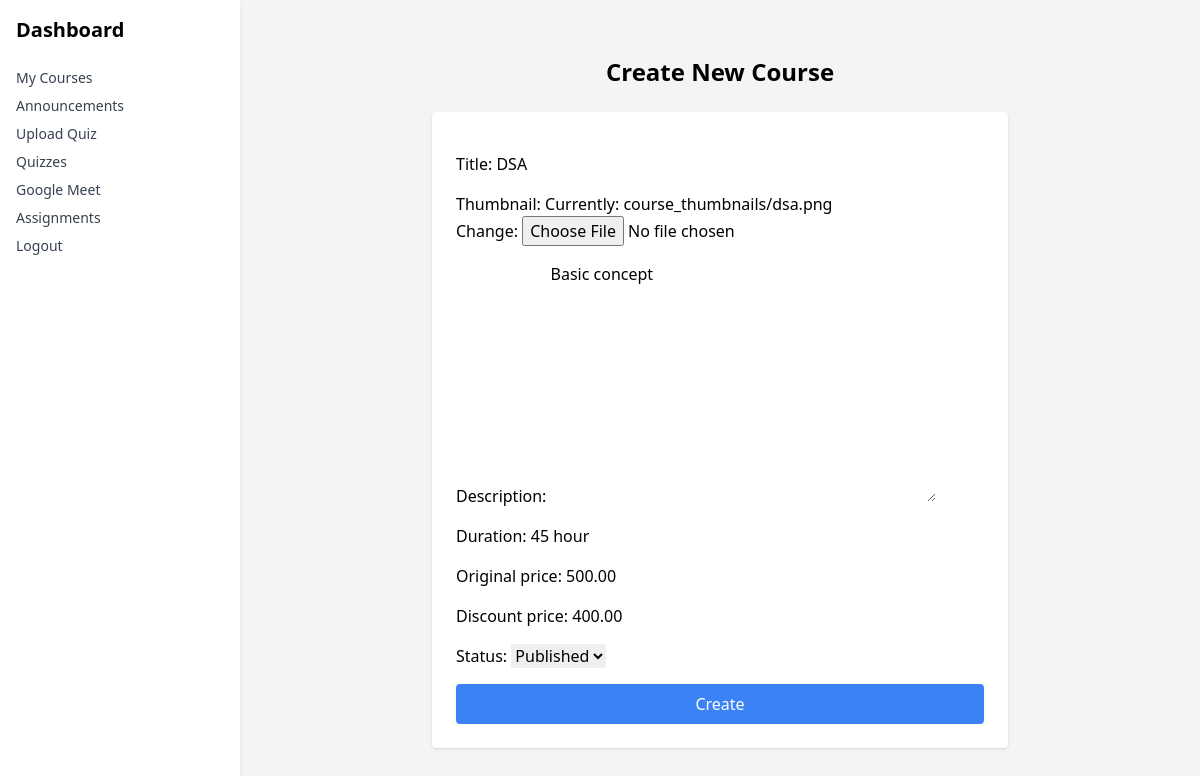
Page /teacher/edit-course/1/ (signed in) on the committed database.
### lms/models.py (models this page shows, shortened)
class Course(models.Model):
    teacher = models.ForeignKey(User, on_delete=models.CASCADE)
    title = models.CharField(max_length=200)
    thumbnail = models.ImageField(upload_to='course_thumbnails/')
    description = models.TextField()
    created_at = models.DateTimeField(auto_now_add=True)
    duration = models.CharField(max_length=100)
    learners = models.PositiveIntegerField(default=0)
    original_price = models.DecimalField(max_digits=6, decimal_places=2, null=True, blank=True)
    discount_price = models.DecimalField(max_digits=6, decimal_places=2, null=True, blank=True)
    status = models.CharField(max_length=20, choices=(('published', 'Published'), ('draft', 'Draft'), ('pending', 'Pending')), default='draft')

### lms/views.py (the view)
# urls.py: path('teacher/edit-course/<int:pk>/', UpdateCourseView.as_view(), name='edit_course'),
class UpdateCourseView(LoginRequiredMixin, UpdateView):
    model = Course
    form_class = CourseForm
    template_name = 'lms/create_course.html'  # reuse the form
    success_url = reverse_lazy('teacher_dashboard')
    def get_queryset(self):
        return Course.objects.filter(teacher=self.request.user)

### lms/views.py
class CourseForm(forms.ModelForm):
    class Meta:
        model = Course
        fields = ['title', 'thumbnail', 'description', 'duration', 'original_price', 'discount_price', 'status']

### lms/templates/lms/create_course.html (shortened to what this page needs)
{% extends 'lms/base.html' %}
{% block content %}
<div class="max-w-xl mx-auto mt-8">
  <h2 class="text-2xl font-bold mb-6 text-center">Create New Course</h2>
  <form method="post" enctype="multipart/form-data" class="space-y-4 bg-white p-6 rounded shadow">
      {{ form.as_p }}
      <button type="submit" class="w-full bg-blue-500 text-white px-4 py-2 rounded hover:bg-blue-600">
          Create
      </button>
  </form>
</div>
{% endblock %}

### rows in the picture
Course: title "DSA", description "Basic concept", duration "45 hour", original_price "500.00", discount_price "400.00", status "Published"
